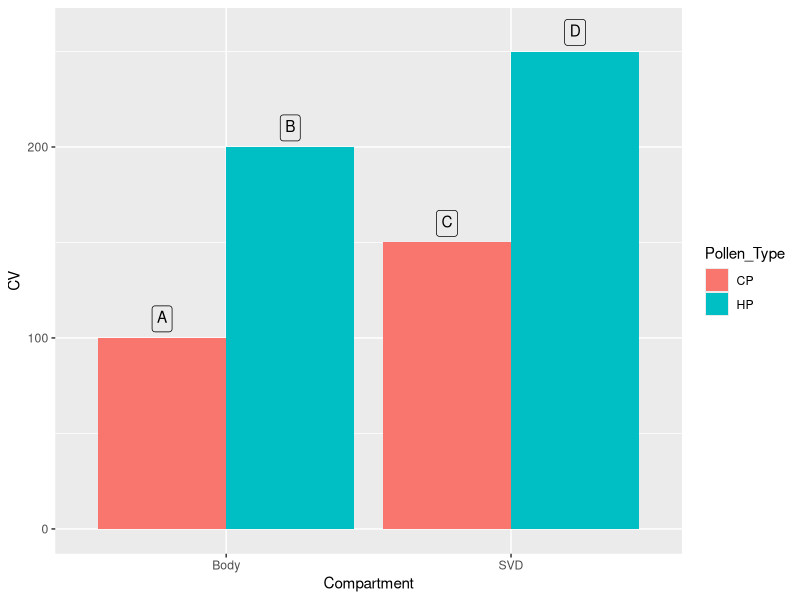

Source code (R):
library(ggplot2)
library(ggtext)
df <- data.frame(
  Compartment = c("Body", "Body", "SVD", "SVD"),
  Pollen_Type = c("CP", "HP", "CP", "HP"),
  CV = c(100, 200, 150, 250),
  icon_html = c("A", "B", "C", "D")
)

p <- ggplot(df, aes(x = Compartment, y = CV, fill = Pollen_Type)) +
  geom_bar(stat = "identity", position = position_dodge(width = 0.9)) +
  geom_richtext(aes(y = CV + 10, label = icon_html, group = Pollen_Type), 
                position = position_dodge(width = 0.9),
                fill = NA)
ggsave("test_dodge.png", p)
